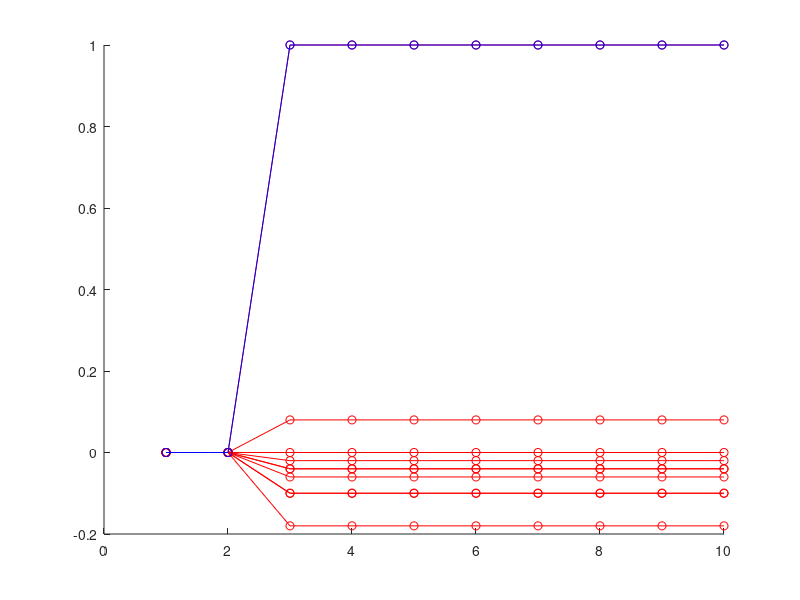

Write the MATLAB code that produced this figure.
clear

%% Initialization

% number of neurons and actions
N_F5 = 100;
N_AIP = 100;
N_PFC = 100;
N_patterns = 10;

% initialize weights
W_AIP = zeros(N_AIP);
W_rAIPandF5 = zeros(N_AIP/2+N_F5);
W_lAIPandPFC = zeros(N_AIP/2+N_PFC);

% initialize neural patterns corresponding to actions
patterns_F5 = 2*round(rand(N_F5,N_patterns))-1;
patterns_AIP_left = 2*round(rand(N_AIP/2,N_patterns))-1;
patterns_AIP_right = 2*round(rand(N_AIP/2,N_patterns))-1;
patterns_PFC = 2*round(rand(N_PFC,N_patterns))-1;

iter = 10; % number of iterations
similarity = []; % measure of similarity between activity in F5 and motor patterns stored in F5
similarity_test = [];

%% Weights
% Learn synaptic weights using Hopfield rule

patterns_AIP = [patterns_AIP_left; patterns_AIP_right];
for i=1:N_patterns
    W_AIP = W_AIP + patterns_AIP(:,i)*patterns_AIP(:,i)';
end
W_AIP = W_AIP/N_patterns;
W_AIP = W_AIP - diag(diag(W_AIP));
W_AIP(1:N_AIP/2,1:N_AIP/2) = 0;
W_AIP(N_AIP/2+1:end,N_AIP/2+1:end) = 0;

patterns_rAIPandF5 = [patterns_AIP_right; patterns_F5];
for i=1:N_patterns
    W_rAIPandF5 = W_rAIPandF5 + patterns_rAIPandF5(:,i)*patterns_rAIPandF5(:,i)';
end
W_rAIPandF5 = W_rAIPandF5/N_patterns;
W_rAIPandF5 = W_rAIPandF5 - diag(diag(W_rAIPandF5));

patterns_lAIPandPFC = [patterns_AIP_left; patterns_PFC];
for i=1:N_patterns
    W_lAIPandPFC = W_lAIPandPFC + patterns_lAIPandPFC(:,i)*patterns_lAIPandPFC(:,i)';
end
W_lAIPandPFC = W_lAIPandPFC/N_patterns;
W_lAIPandPFC = W_lAIPandPFC - diag(diag(W_lAIPandPFC));
W_lAIPandPFC(N_AIP/2+1:end,1:N_AIP/2) = 0;

%% Dynamics

s = randi(N_patterns); % select pattern
state_PFC = [patterns_PFC(1:N_PFC/2,s); zeros(N_PFC/2,1)]; % half of original pattern;
state_AIP_left = zeros(N_AIP/2,1);
state_AIP_right = zeros(N_AIP/2,1); % 2*round(rand(N_AIP/2,1))-1;
state_F5 = zeros(N_F5,1); % 2*round(rand(N_F5,1))-1;
state = [state_PFC; state_AIP_left; state_AIP_right; state_F5];

for j=1:iter
    % compute activations
    activations_PFC = W_lAIPandPFC(N_AIP/2+1:end,:)*[state_AIP_left; state_PFC];
    activations_AIP_left = W_AIP(1:N_AIP/2,:)*[state_AIP_left; state_AIP_right] + W_lAIPandPFC(1:N_AIP/2,:)*[state_AIP_left; state_PFC];
    activations_AIP_right = W_AIP(N_AIP/2+1:end,:)*[state_AIP_left; state_AIP_right] + W_rAIPandF5(1:N_AIP/2,:)*[state_AIP_right; state_F5];
    activations_F5 = W_rAIPandF5(N_AIP/2+1:end,:)*[state_AIP_right; state_F5];
    activations = [activations_PFC; activations_AIP_left; activations_AIP_right; activations_F5];
    % update
    for i=1:length(activations)
        if activations(i) > 0
            state(i) = 1;
        elseif activations(i) < 0
            state(i) = -1;
        end
    end
    state_PFC =  state(1:N_PFC);
    state_AIP_left = state(N_PFC+1:N_PFC+N_AIP/2);
    state_AIP_right = state(N_PFC+N_AIP/2+1:N_PFC+N_AIP);
    state_F5 = state(N_PFC+N_AIP+1:end);
    
    similarity(end+1) = (state_F5'*patterns_F5(:,s))/N_F5;
    for i=1:N_patterns
        similarity_test(i,j) = (state_F5'*patterns_F5(:,i))/N_F5;
    end
end

figure
hold on
for i=1:N_patterns
    plot(similarity_test(i,:),'r-o')
end
plot(similarity,'b-o')
hold off
